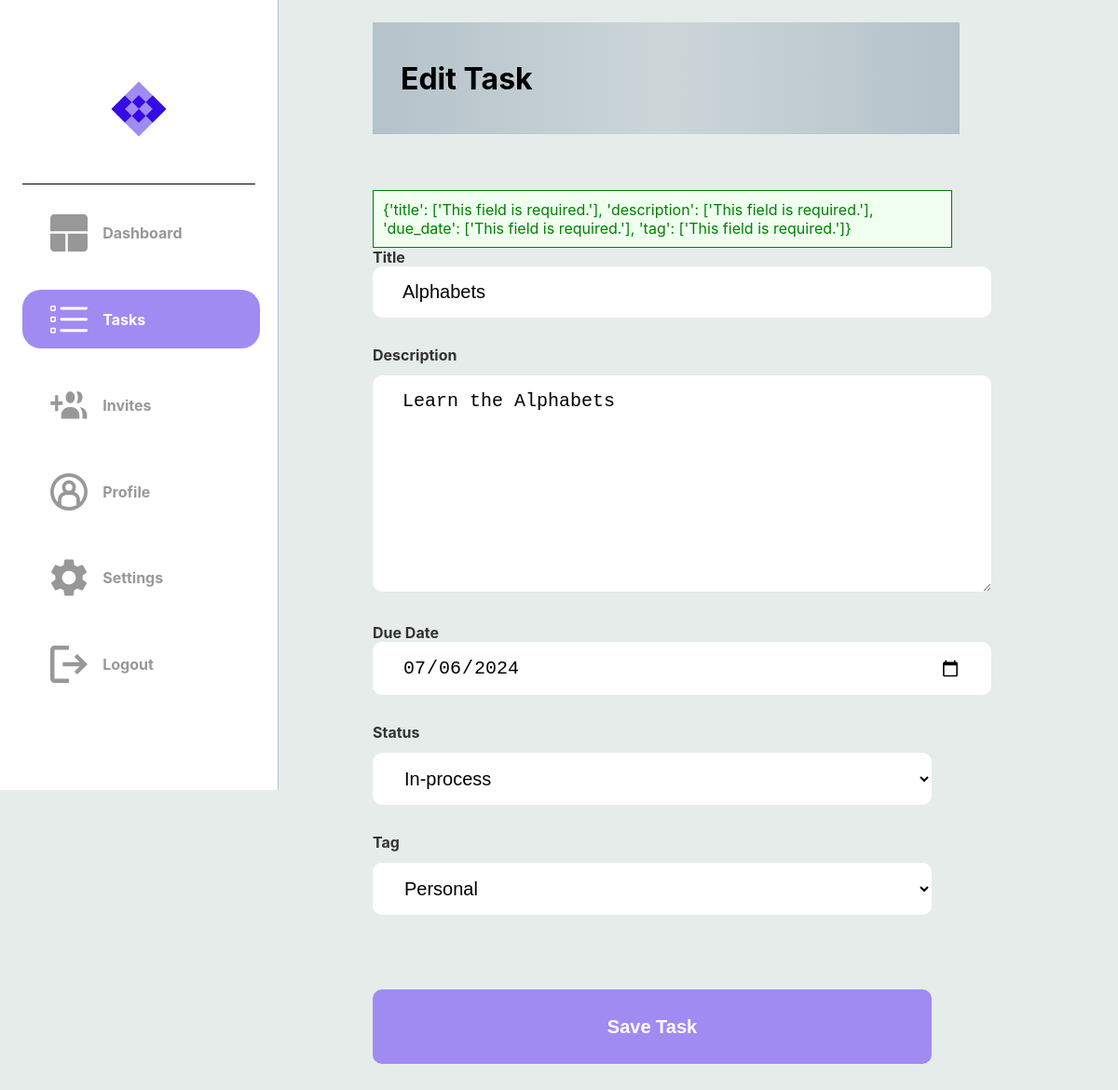
The app's page /save_task/1 (signed in), older data.
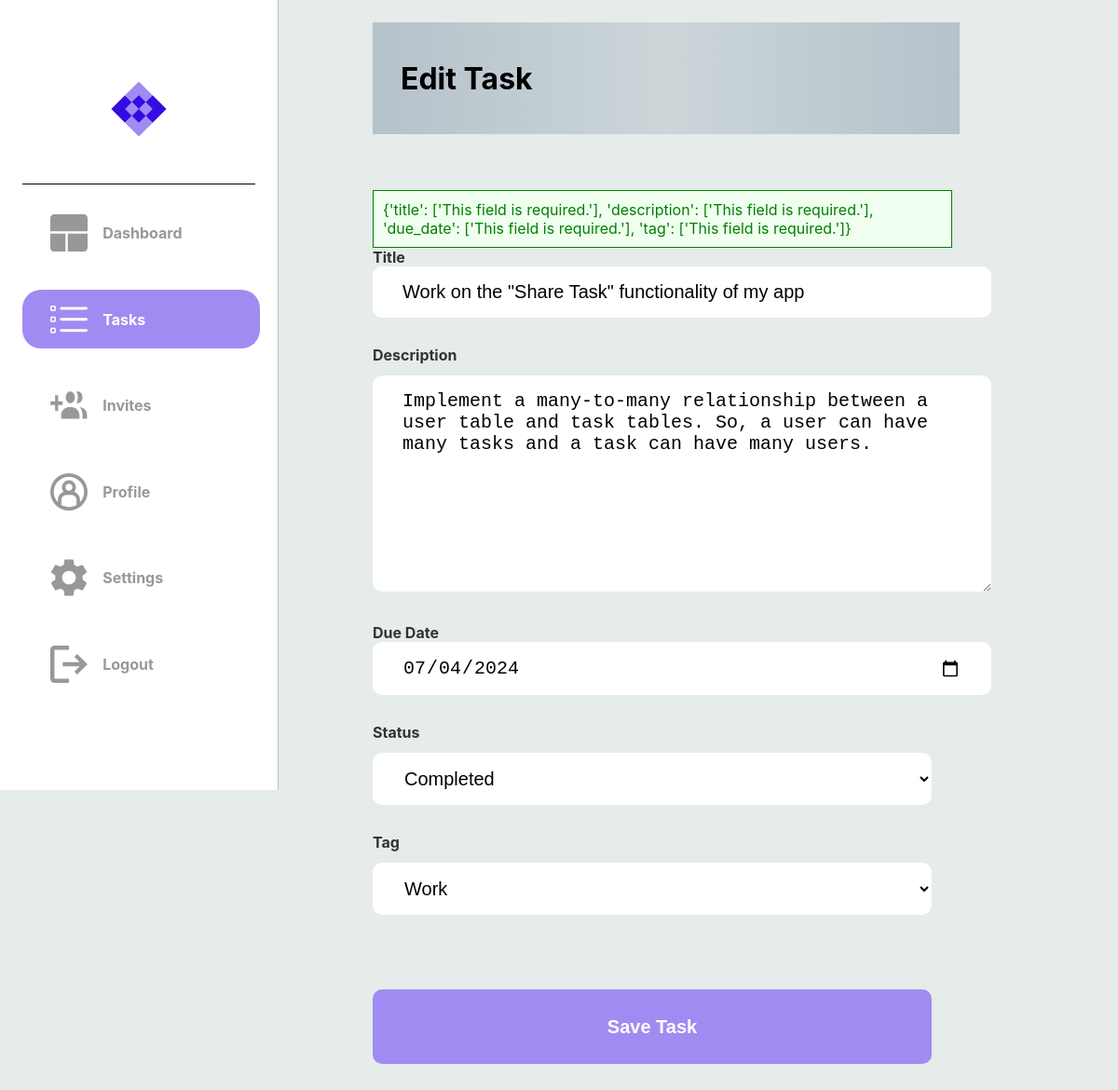
The same page, newer data.
### dotask/models.py (models this page shows)
class Task(db.Model):
    __tablename__ = "task"
    id = db.Column(db.Integer, primary_key=True)
    title = db.Column(db.String(100), nullable=False)
    description = db.Column(db.String(400), nullable=False)
    due_date = db.Column(db.Date, nullable=False)
    status = db.Column(Enum(TaskStatus))
    tag = db.Column(Enum(TaskTag))
    users = relationship('User', secondary=user_task, backref='tasks')

### dotask/routes.py (the view)
@app.route("/save_task/<task_id>", methods=['GET','POST'])
@login_required
def hello_save_task(task_id):
        form = TaskForm(request.form)
        task = Task.query.get_or_404(task_id)
        if form.validate():
            due_date_str = form.due_date.data
            form = request.form
            due_date_str = form.get('due_date')
            year, month, day = map(int, due_date_str.split('-')[:3])
            due_date = date(year, month, day)
            task = Task.query.get_or_404(task_id)
            try:
                if task:
                    task.title  = form.get('title')
                    task.description  = form.get('description')
                    task.due_date = due_date
                    task.status = form.get('status')
                    task.tag = form.get('tag')
                    task.verified = True
                    db.session.commit()
                    flash('Task updated successfully!')
                    task_id = task.id
                    return redirect(url_for('hello_each_task',task_id=task_id))
            except Exception as e:  # Catch potential errors during data processing
                flash(f'Error saving task: {str(e)}')
                return render_template("each_task.html", task=task)
        else:
            flash(form.errors, category='error')
            return render_template('edit_task.html', task=task)

### dotask/forms.py
class TaskForm(Form):
    title  = StringField('Title', [validators.DataRequired()])
    description  = StringField('Description',[validators.DataRequired()])
    due_date = DateField('Due Date',[validators.DataRequired()])
    tag = SelectField(u'Tag', choices=['Home','Work','Personal','Errands'], validators=[DataRequired()])

### dotask/routes.py (called while the page is built)
@app.after_request
def after_request(response):
    response.headers["Cache-Control"] = "no-cache, no-store, must-revalidate"
    return response

@login_manager.user_loader
def load_user(user_id):
    return User.query.get(user_id)

### dotask/templates/edit_task.html (shortened to what this page needs)
<!DOCTYPE html>
<html lang="en">
<head>
    {% extends "layout.html" %}
    {% block head %}
        <link rel="stylesheet" {% block css_tab_colour %} href="../static/page_css_folder/tasks.css" {% endblock %}/>
    {% endblock %}
    {% block nav_title %}
    <div class="nav_title">
        <h1>Edit Task</h1>
    </div>
    {% endblock nav_title %}
    {% block flash_div %}
        {% with messages = get_flashed_messages() %}
            {% if messages %}
                <div class="flash-div">
                {% for message in messages %}
                {{ message }}
                {% endfor %}
                </div>
            {% endif %}
        {% endwith %}
    {% endblock flash_div %}
    {% block task_image_colour %}
        <a class="a2" href="{{ url_for('hello_tasks') }}">
        <div id="logos">
            <img class="imgs" src="../static/tasks_active.svg">
            <h4 class="sidebar-text">Tasks</h4>
        </div>
        </a>
    {% endblock task_image_colour %}
    {% block new_task_form %}
        <form action="/save_task/{{ task.id }}" method="POST">
            <label for="title">Title</label>
            <input type="text" name="title" class="labels" id="title" value="{{ task['title'] }}">
            <label for="description">Description</label>
            <textarea
                name="description"class="labels description" id="description" rows="4" cols="30">{{ task['description'] }}
            </textarea>
            <label for="due_date">Due Date</label>
            <input type="date" name="due_date" class="labels" id="due_date" value="{{ task['due_date'] }}">
            <label for="status">Status</label>
            <select name="status" id="status">
                {% if task.status.name == 'Completed' %}
                  <option value="Completed" selected>Completed</option>
                {% elif task.status.name == 'Cancelled' %}
                  <option value="In_Progress">In-process</option>
                  <option value="Completed">Completed</option>
                  <option value="Cancelled" selected>Cancelled</option>
                {% else %}
                  <option value="In_Progress" selected>In-process</option>
                {% endif %}
              </select>
            <label for="tag">Tag</label>
            <select name="tag" id="tag">
                {% if task.tag.name == 'Home' %}
                <option value="Home" selected>Home</option>
                <option value="Work">Work</option>
                <option value="Personal">Personal</option>
                <option value="Errands">Errands</option>
                {% elif task.tag.name == 'Work' %}
                <option value="Work" selected>Work</option>
                {% elif task.tag.name == 'Personal' %}
                <option value="Personal" selected>Personal</option>
                {% else %}
                <option value="Home">Home</option>
                <option value="Work">Work</option>
                <option value="Personal">Personal</option>
                <option value="Errands" selected>Errands</option>
                {% endif %}
            </select>
            <input type="submit" value="Save Task">
        </form>
    {% endblock new_task_form %}

Row changes from the older to the newer data that the page shows:
changed Task: title "Alphabets" → "Work on the \"Share Task\" functionality of my app"; description "Learn the Alphabets" → "Implement a many-to-many relationship between a user table and task tables. So, a user can have many tasks and a task can have many users."; due_date "07/06/2024" → "07/04/2024"; status "In-process" → "Completed"; tag "Personal" → "Work"
